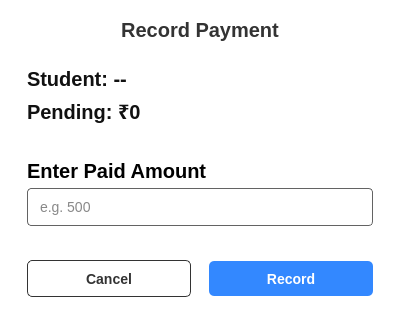
<?xml version="1.0" encoding="UTF-8"?>
<ui version="4.0">
    <class>RecordPaymentPopup</class>
    <widget class="QDialog" name="RecordPaymentPopup">
        <property name="geometry">
            <rect>
                <x>0</x>
                <y>0</y>
                <width>400</width>
                <height>280</height>
            </rect>
        </property>
        <property name="windowTitle">
            <string>Record Payment</string>
        </property>
        <property name="styleSheet">
            <string notr="true">background-color: rgb(255, 255, 255);</string>
        </property>

        <layout class="QVBoxLayout" name="verticalLayout">
            <property name="spacing">
                <number>0</number>
            </property>
            <property name="leftMargin">
                <number>0</number>
            </property>
            <property name="topMargin">
                <number>0</number>
            </property>
            <property name="rightMargin">
                <number>0</number>
            </property>
            <property name="bottomMargin">
                <number>0</number>
            </property>

            <item>
                <widget class="QFrame" name="backgroundFrame">
                    <property name="styleSheet">
                        <string notr="true">
                            #backgroundFrame {
                            background-color: white;
                            }

                            QLabel {
                            color: #333;
                            font-family: "Segoe UI";
                            font-size: 20px;
                            font-weight: bold;
                            border: none;
                            }

                            QPushButton {
                            height: 35px;
                            padding: 0 16px;
                            background-color: #3388FF;
                            color: white;
                            font-size: 14px;
                            font-weight: 600;
                            border: none;
                            border-radius: 5px;
                            }

                            QPushButton:hover {
                            background-color: #0055FF;
                            }
                        </string>
                    </property>

                    <layout class="QVBoxLayout" name="mainContentLayout">
                        <property name="spacing">
                            <number>16</number>
                        </property>
                        <property name="leftMargin">
                            <number>18</number>
                        </property>
                        <property name="topMargin">
                            <number>18</number>
                        </property>
                        <property name="rightMargin">
                            <number>18</number>
                        </property>
                        <property name="bottomMargin">
                            <number>18</number>
                        </property>

                        <item>
                            <widget class="QLabel" name="titleLabel">
                                <property name="text">
                                    <string>Record Payment</string>
                                </property>
                                <property name="alignment">
                                    <set>Qt::AlignmentFlag::AlignCenter</set>
                                </property>
                            </widget>
                        </item>

                        <item>
                            <widget class="QWidget" name="infoWidget" native="true">
                                <property name="styleSheet">
                                    <string notr="true">
                                        QLabel {
                                        color: #111;
                                        font: 600 9pt "Segoe UI";
                                        }

                                        #valueLabel {
                                        font: 500 9pt "Segoe UI";
                                        color: #444;
                                        }
                                    </string>
                                </property>

                                <layout class="QVBoxLayout" name="infoLayout">
                                    <property name="spacing">
                                        <number>6</number>
                                    </property>

                                    <item>
                                        <widget class="QLabel" name="studentNameLabel">
                                            <property name="text">
                                                <string>Student: --</string>
                                            </property>
                                        </widget>
                                    </item>

                                    <item>
                                        <widget class="QLabel" name="pendingAmountLabel">
                                            <property name="text">
                                                <string>Pending: ₹0</string>
                                            </property>
                                        </widget>
                                    </item>

                                </layout>
                            </widget>
                        </item>

                        <item>
                            <widget class="QWidget" name="inputWidget" native="true">
                                <property name="styleSheet">
                                    <string notr="true">
                                        QLabel{color : rgb(0,0,0);font: 600 8pt "Segoe UI";}

                                        QLineEdit {
                                        height: 20px;
                                        padding: 8px 10px;
                                        font-size: 14px;
                                        color: #111;
                                        border: 1px solid rgb(99, 99, 99);
                                        background: #fff;
                                        border-radius: 4px;
                                        }

                                        QLineEdit:focus {
                                        border: 1.5px solid #3388FF;
                                        }
                                    </string>
                                </property>

                                <layout class="QVBoxLayout" name="verticalLayout_3">
                                    <property name="spacing">
                                        <number>5</number>
                                    </property>

                                    <item>
                                        <widget class="QLabel" name="amountLabel">
                                            <property name="text">
                                                <string>Enter Paid Amount</string>
                                            </property>
                                        </widget>
                                    </item>

                                    <item>
                                        <widget class="QLineEdit" name="payment_input">
                                            <property name="placeholderText">
                                                <string>e.g. 500</string>
                                            </property>
                                        </widget>
                                    </item>

                                </layout>
                            </widget>
                        </item>

                        <item>
                            <widget class="QWidget" name="buttonsWidget" native="true">
                                <layout class="QHBoxLayout" name="horizontalLayout_2">
                                    <property name="spacing">
                                        <number>18</number>
                                    </property>

                                    <item>
                                        <widget class="QPushButton" name="cancelBtn">
                                            <property name="cursor">
                                                <cursorShape>PointingHandCursor</cursorShape>
                                            </property>
                                            <property name="styleSheet">
                                                <string notr="true">
                                                    QPushButton {
                                                    background-color: rgb(255, 255, 255);
                                                    color: #333;
                                                    border: 1px solid #333;
                                                    border-radius: 5px;
                                                    }

                                                    QPushButton:hover {
                                                    background-color: rgba(51, 51, 51, 30);
                                                    }

                                                    QPushButton:pressed {
                                                    background-color: rgba(51, 51, 51, 80);
                                                    }
                                                </string>
                                            </property>
                                            <property name="text">
                                                <string>Cancel</string>
                                            </property>
                                        </widget>
                                    </item>

                                    <item>
                                        <widget class="QPushButton" name="recordBtn">
                                            <property name="cursor">
                                                <cursorShape>PointingHandCursor</cursorShape>
                                            </property>
                                            <property name="text">
                                                <string>Record</string>
                                            </property>
                                        </widget>
                                    </item>

                                </layout>
                            </widget>
                        </item>

                    </layout>
                </widget>
            </item>
        </layout>
    </widget>
    <resources/>
    <connections/>
</ui>
